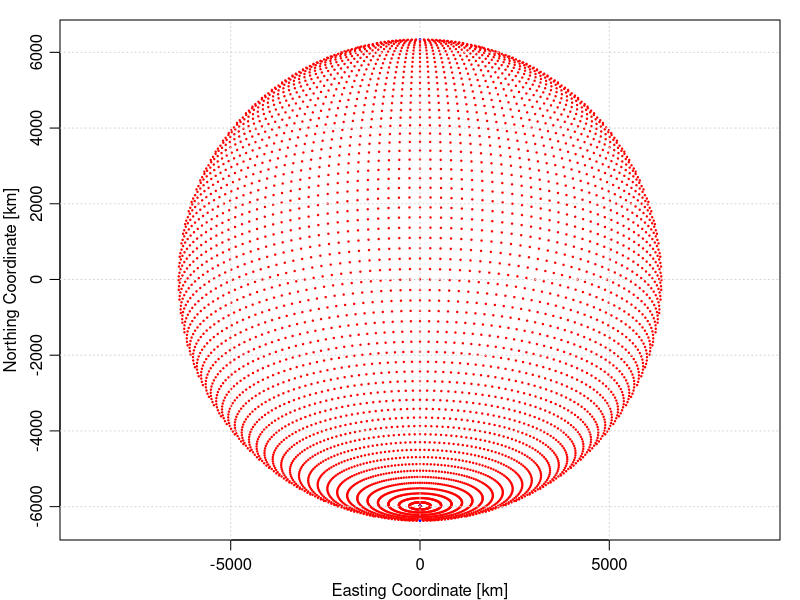

R code for this plot:
# Demonstrate problem with +proj=ortho forward/backward
library(sf)
sessionInfo()
packageVersion("sf")
sf::sf_extSoftVersion()

proj <- "+proj=ortho +lat_0=-20 +datum=WGS84 +no_defs"
proj0 <- "+proj=longlat +datum=WGS84 +no_defs"

grid <- expand.grid(lon=seq(-180,180,2.5), lat=seq(-90,90,2.5))
lonlat <- cbind(grid$lon, grid$lat)
xy <- sf_project(proj0, proj, lonlat, keep=TRUE)
LONLAT <- sf_project(proj, proj0, xy, keep=TRUE)
ok <- is.finite(LONLAT[,1]) & is.finite(LONLAT[,2])

par(mar=c(3,3,1,1), mgp=c(2,0.7,0))
plot(xy[,1]/1e3, xy[,2]/1e3, asp=1,
     xlab="Easting Coordinate [km]", ylab="Northing Coordinate [km]",
     pch=20, cex=0.3, col=ifelse(ok, "red", "blue"))
grid()
